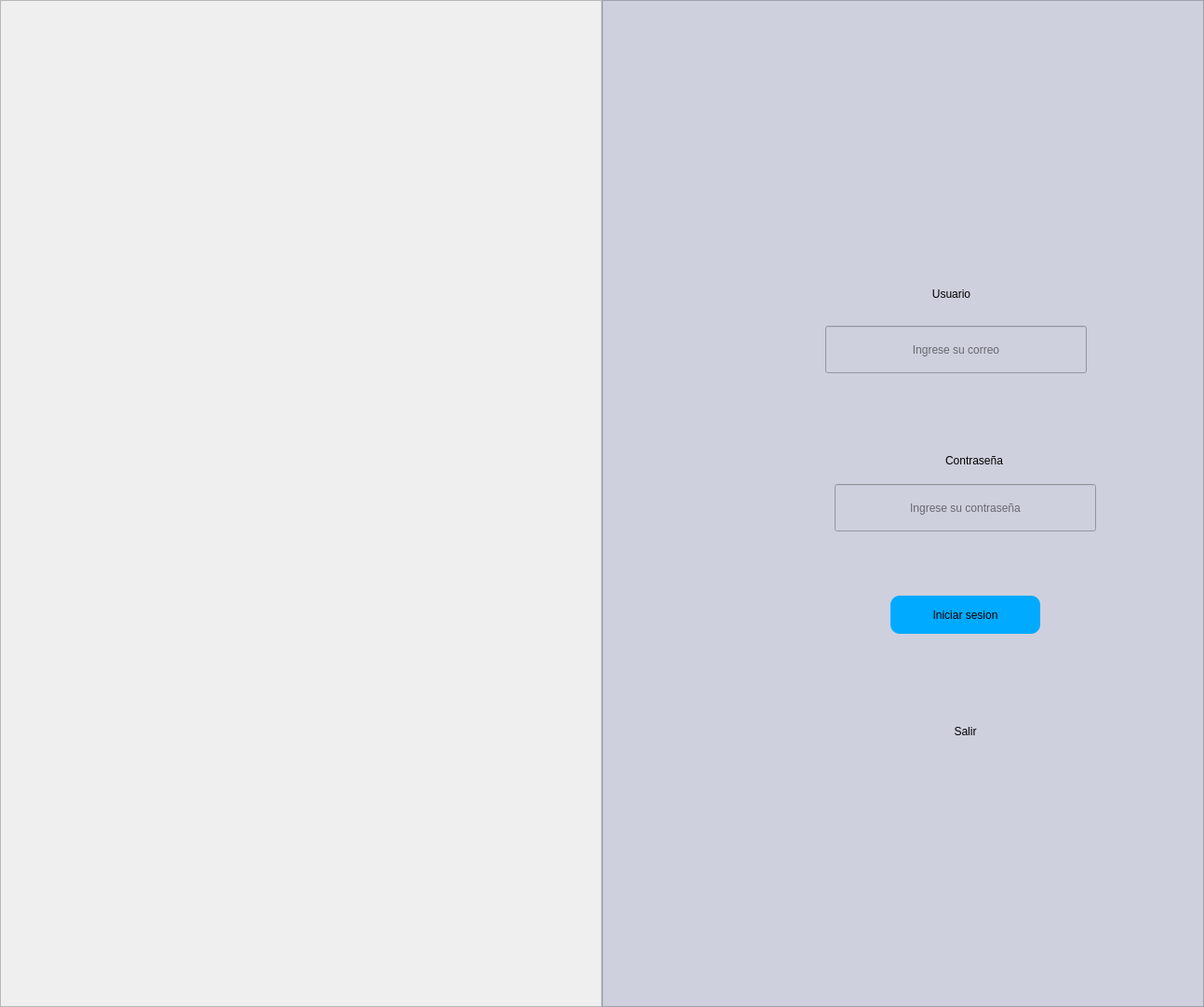
<?xml version="1.0" encoding="UTF-8"?>
<ui version="4.0">
 <class>MainWindow</class>
 <widget class="QMainWindow" name="MainWindow">
  <property name="geometry">
   <rect>
    <x>0</x>
    <y>0</y>
    <width>1294</width>
    <height>1082</height>
   </rect>
  </property>
  <property name="windowTitle">
   <string>MainWindow</string>
  </property>
  <widget class="QWidget" name="centralwidget">
   <layout class="QHBoxLayout" name="horizontalLayout">
    <property name="spacing">
     <number>0</number>
    </property>
    <property name="leftMargin">
     <number>0</number>
    </property>
    <property name="topMargin">
     <number>0</number>
    </property>
    <property name="rightMargin">
     <number>0</number>
    </property>
    <property name="bottomMargin">
     <number>0</number>
    </property>
    <item>
     <widget class="QFrame" name="frame">
      <property name="frameShape">
       <enum>QFrame::StyledPanel</enum>
      </property>
      <property name="frameShadow">
       <enum>QFrame::Raised</enum>
      </property>
      <layout class="QVBoxLayout" name="verticalLayout">
       <property name="spacing">
        <number>0</number>
       </property>
       <property name="leftMargin">
        <number>0</number>
       </property>
       <property name="topMargin">
        <number>0</number>
       </property>
       <property name="rightMargin">
        <number>0</number>
       </property>
       <property name="bottomMargin">
        <number>0</number>
       </property>
       <item>
        <widget class="QLabel" name="label">
         <property name="cursor">
          <cursorShape>ArrowCursor</cursorShape>
         </property>
         <property name="text">
          <string/>
         </property>
         <property name="textFormat">
          <enum>Qt::AutoText</enum>
         </property>
         <property name="pixmap">
          <pixmap>inicio 3.png</pixmap>
         </property>
         <property name="scaledContents">
          <bool>true</bool>
         </property>
         <property name="wordWrap">
          <bool>false</bool>
         </property>
        </widget>
       </item>
      </layout>
     </widget>
    </item>
    <item>
     <widget class="QFrame" name="frame_2">
      <property name="styleSheet">
       <string notr="true">background-color: rgb(206, 208, 221);</string>
      </property>
      <property name="frameShape">
       <enum>QFrame::StyledPanel</enum>
      </property>
      <property name="frameShadow">
       <enum>QFrame::Raised</enum>
      </property>
      <widget class="QLabel" name="label_4">
       <property name="geometry">
        <rect>
         <x>230</x>
         <y>40</y>
         <width>281</width>
         <height>221</height>
        </rect>
       </property>
       <property name="styleSheet">
        <string notr="true">background-color: rgba(0, 0, 0,0%);
border:None;</string>
       </property>
       <property name="text">
        <string/>
       </property>
       <property name="pixmap">
        <pixmap>imagenes login/hospital.png</pixmap>
       </property>
       <property name="scaledContents">
        <bool>true</bool>
       </property>
      </widget>
      <widget class="QLabel" name="label_5">
       <property name="geometry">
        <rect>
         <x>280</x>
         <y>290</y>
         <width>191</width>
         <height>51</height>
        </rect>
       </property>
       <property name="styleSheet">
        <string notr="true">background-color: rgba(0, 0, 0,0%);
font: 20pt &quot;MV Boli&quot;;
border:None;</string>
       </property>
       <property name="text">
        <string>Usuario</string>
       </property>
       <property name="alignment">
        <set>Qt::AlignCenter</set>
       </property>
      </widget>
      <widget class="QLineEdit" name="entry_usuarios">
       <property name="geometry">
        <rect>
         <x>240</x>
         <y>350</y>
         <width>281</width>
         <height>51</height>
        </rect>
       </property>
       <property name="styleSheet">
        <string notr="true">QPushEdit{
background-color: rgb(255, 255, 255);
border-color: rgb(0, 0, 0);
}
</string>
       </property>
       <property name="alignment">
        <set>Qt::AlignCenter</set>
       </property>
       <property name="placeholderText">
        <string>Ingrese su correo</string>
       </property>
      </widget>
      <widget class="QLabel" name="label_3">
       <property name="geometry">
        <rect>
         <x>290</x>
         <y>470</y>
         <width>220</width>
         <height>50</height>
        </rect>
       </property>
       <property name="minimumSize">
        <size>
         <width>220</width>
         <height>0</height>
        </size>
       </property>
       <property name="styleSheet">
        <string notr="true">background-color: rgba(0, 0, 0,0%);
font: 20pt &quot;MV Boli&quot;;
border:None;</string>
       </property>
       <property name="text">
        <string>Contraseña</string>
       </property>
       <property name="alignment">
        <set>Qt::AlignCenter</set>
       </property>
      </widget>
      <widget class="QLineEdit" name="entry_contrasenia">
       <property name="geometry">
        <rect>
         <x>250</x>
         <y>520</y>
         <width>281</width>
         <height>51</height>
        </rect>
       </property>
       <property name="styleSheet">
        <string notr="true">QPushEdit{
background-color: rgb(255, 255, 255);
border-color: rgb(0, 0, 0);
}</string>
       </property>
       <property name="echoMode">
        <enum>QLineEdit::Password</enum>
       </property>
       <property name="alignment">
        <set>Qt::AlignCenter</set>
       </property>
       <property name="placeholderText">
        <string>Ingrese su contraseña</string>
       </property>
      </widget>
      <widget class="QPushButton" name="boton_iniciar">
       <property name="geometry">
        <rect>
         <x>310</x>
         <y>640</y>
         <width>161</width>
         <height>41</height>
        </rect>
       </property>
       <property name="styleSheet">
        <string notr="true">QPushButton{

	
	
	background-color: rgb(0, 170, 255);
	font: 75 12pt &quot;MS Shell Dig 2&quot;;
	border-radius:10px;
}

QPushButton:hover{

	
	background-color:rgb(85, 170, 255);
	font: 75 12pt &quot;MS Shell Dig 2&quot;;
}</string>
       </property>
       <property name="text">
        <string>Iniciar sesion</string>
       </property>
      </widget>
      <widget class="QPushButton" name="boton_salir">
       <property name="geometry">
        <rect>
         <x>330</x>
         <y>770</y>
         <width>121</width>
         <height>31</height>
        </rect>
       </property>
       <property name="styleSheet">
        <string notr="true">QPushButton{

	
	background-color: rgb(0, 0, 0,0%);
	font: 75 12pt &quot;MS Shell Dig 2&quot;;
	border-radius:10px;
	border:None;
}

QPushButton:hover{ 
	background-color: rgb(85, 170, 255);
	font: 75 12pt &quot;MS Shell Dig 2&quot;;
	
}</string>
       </property>
       <property name="text">
        <string>Salir</string>
       </property>
       <property name="icon">
        <iconset>
         <normaloff>imagenes login/cerrar-sesion.png</normaloff>imagenes login/cerrar-sesion.png</iconset>
       </property>
       <property name="iconSize">
        <size>
         <width>20</width>
         <height>20</height>
        </size>
       </property>
      </widget>
      <widget class="QLabel" name="label_usuario_incorrecto">
       <property name="geometry">
        <rect>
         <x>300</x>
         <y>410</y>
         <width>181</width>
         <height>31</height>
        </rect>
       </property>
       <property name="styleSheet">
        <string notr="true">background-color: rgba(0, 0, 0,0%);
font: 12pt &quot;MV Boli&quot;;
color: rgb(255, 0, 0);
border:None;</string>
       </property>
       <property name="text">
        <string/>
       </property>
       <property name="alignment">
        <set>Qt::AlignCenter</set>
       </property>
      </widget>
      <widget class="QLabel" name="label_contrasenia_incorrecta">
       <property name="geometry">
        <rect>
         <x>300</x>
         <y>580</y>
         <width>181</width>
         <height>31</height>
        </rect>
       </property>
       <property name="styleSheet">
        <string notr="true">background-color: rgba(0, 0, 0,0%);
font: 12pt &quot;MV Boli&quot;;
color: rgb(255, 0, 0);
border:None;</string>
       </property>
       <property name="text">
        <string/>
       </property>
       <property name="alignment">
        <set>Qt::AlignCenter</set>
       </property>
      </widget>
     </widget>
    </item>
   </layout>
  </widget>
 </widget>
 <resources/>
 <connections>
  <connection>
   <sender>boton_salir</sender>
   <signal>clicked()</signal>
   <receiver>MainWindow</receiver>
   <slot>close()</slot>
   <hints>
    <hint type="sourcelabel">
     <x>617</x>
     <y>550</y>
    </hint>
    <hint type="destinationlabel">
     <x>618</x>
     <y>608</y>
    </hint>
   </hints>
  </connection>
 </connections>
</ui>
